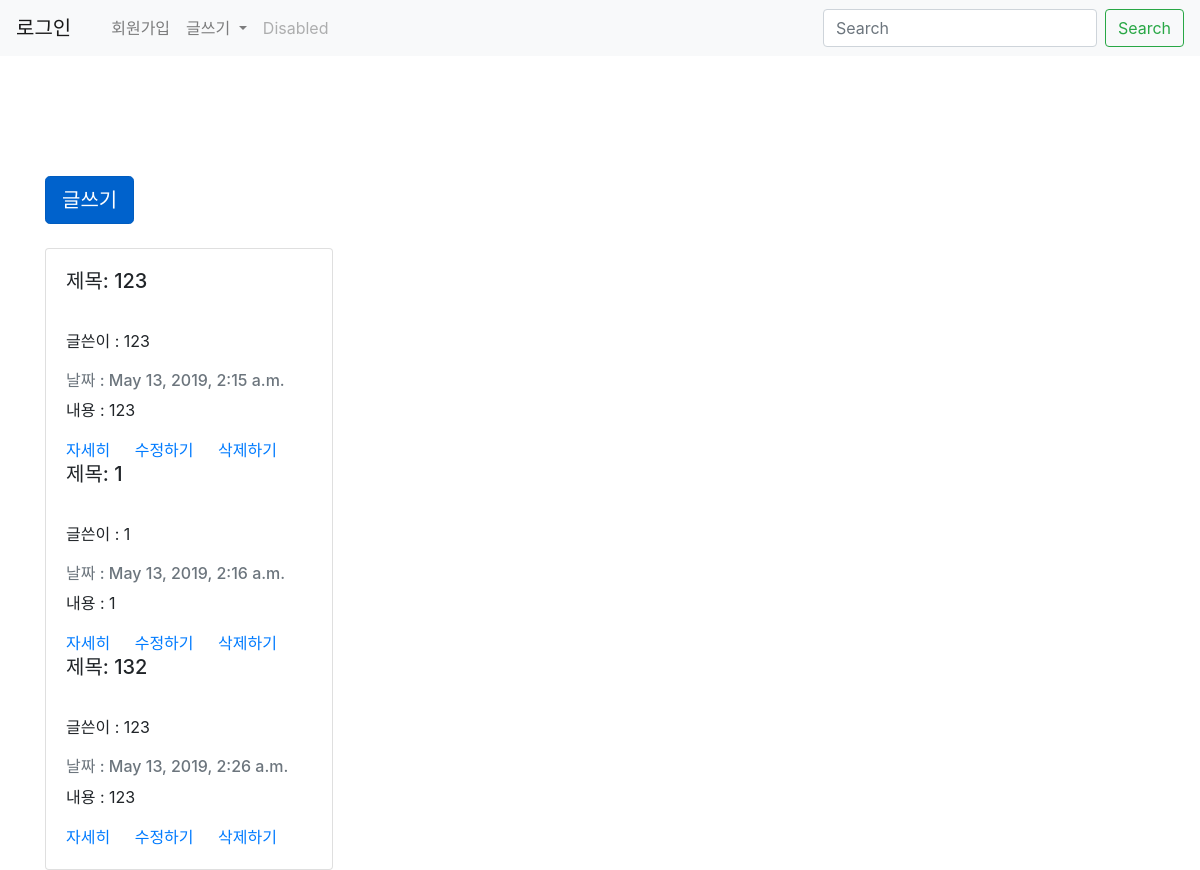
Before: / with the older database file.
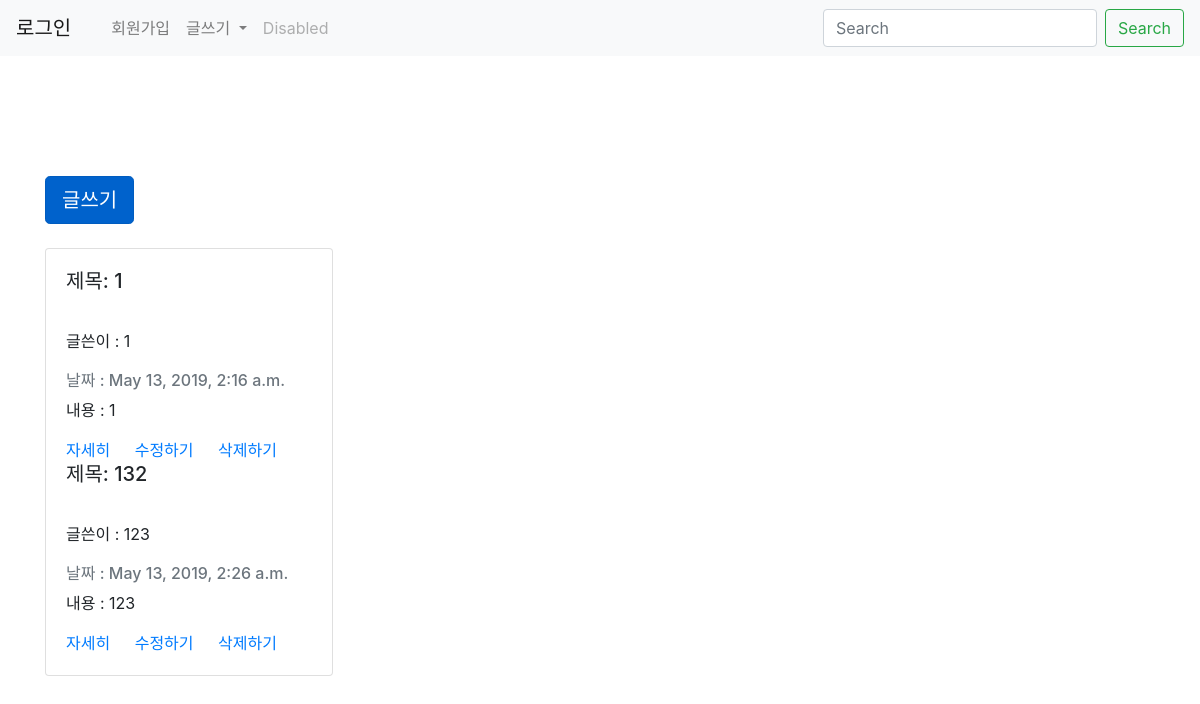
After: the same page with the newer database file.
### blogapp/models.py (models this page shows, shortened)
class Blog(models.Model):
    title=models.CharField(max_length=200)
    writer = models.CharField(max_length=200)
    pub_date = models.DateTimeField('Date published')
    body = models.TextField()

### blogapp/views.py (the view)
# urls.py: 2. Add a URL to urlpatterns:  path('', views.home, name='home')
def home(request):
    blogs = Blog.objects.all()
    return render(request, 'home.html', {'blogs':blogs})

### blogapp/templates/home.html
{% extends 'base.html' %}
{% block content%}
<body>
    <br><br><br><br><br>
    <div class="container">
            <a href="{%url 'new' %}" class="btn btn-primary btn-lg active" role="button" aria-pressed="true">글쓰기</a>
        <br><br>
        <div class="card" style="width: 18rem;">
            <div class="card-body">
                    {%for blog in blogs.all %}
                <h5 class="card-title">제목: {{blog.title}}</h5> <br> 글쓴이 : {{blog.writer}} <br><br>
                <h6 class="card-subtitle mb-2 text-muted">날짜 : {{blog.pub_date}}</h6>
                <p class="card-text">내용 : {{blog.body}}</p>
                <a href="{% url 'detail' blog.id %}" class="card-link">자세히</a>
                <a href="{% url 'edit' blog.id %}" class="card-link">수정하기</a>
                <a href="{% url 'delete' blog.id %}" class="card-link">삭제하기</a>
                {%endfor%}
            </div>
        </div>
    </div>
</body>
{% endblock %}

### CRUD/templates/base.html (shortened to what this page needs)
<head>
    <link rel="stylesheet" href="https://stackpath.bootstrapcdn.com/bootstrap/4.3.1/css/bootstrap.min.css">
</head>
<nav class="navbar navbar-expand-lg navbar-light bg-light">
    <a class="navbar-brand" href="#">로그인</a>
    <div class="collapse navbar-collapse" id="navbarSupportedContent">
      <ul class="navbar-nav mr-auto">
        <li class="nav-item active">
          <a class="nav-link" href="#"> <span class="sr-only">(current)</span></a>
        </li>
        <li class="nav-item">
          <a class="nav-link" href="#">회원가입</a>
        </li>
        <li class="nav-item dropdown">
          <a class="nav-link dropdown-toggle" href="#" id="navbarDropdown" role="button" data-toggle="dropdown" aria-haspopup="true" aria-expanded="false">
            글쓰기
          </a>
        </li>
        <li class="nav-item">
          <a class="nav-link disabled" href="#" tabindex="-1" aria-disabled="true">Disabled</a>
        </li>
      </ul>
      <form class="form-inline my-2 my-lg-0">
        <input class="form-control mr-sm-2" type="search" placeholder="Search" aria-label="Search">
        <button class="btn btn-outline-success my-2 my-sm-0" type="submit">Search</button>
      </form>
    </div>
  </nav>
{% block content%}
{% endblock %}

Changed rows visible on the page:
removed Blog: title "123", writer "123", pub_date "May 13, 2019, 2:15 a.m.", body "123"
